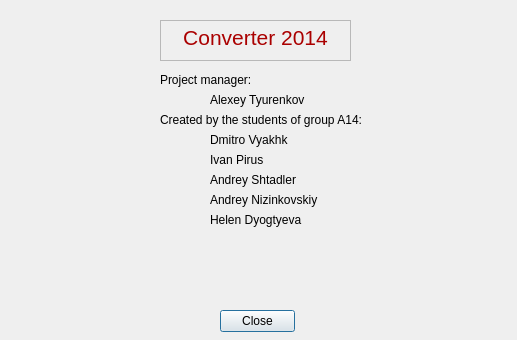
<?xml version="1.0" encoding="UTF-8"?>
<ui version="4.0">
 <class>modal_window</class>
 <widget class="QDialog" name="modal_window">
  <property name="geometry">
   <rect>
    <x>0</x>
    <y>0</y>
    <width>517</width>
    <height>340</height>
   </rect>
  </property>
  <property name="minimumSize">
   <size>
    <width>517</width>
    <height>340</height>
   </size>
  </property>
  <property name="maximumSize">
   <size>
    <width>517</width>
    <height>340</height>
   </size>
  </property>
  <property name="windowTitle">
   <string>About Converter 2014</string>
  </property>
  <widget class="QWidget" name="widget" native="true">
   <property name="geometry">
    <rect>
     <x>20</x>
     <y>10</y>
     <width>491</width>
     <height>291</height>
    </rect>
   </property>
   <widget class="QTextBrowser" name="textBrowser">
    <property name="enabled">
     <bool>false</bool>
    </property>
    <property name="geometry">
     <rect>
      <x>140</x>
      <y>10</y>
      <width>191</width>
      <height>41</height>
     </rect>
    </property>
    <property name="html">
     <string>&lt;!DOCTYPE HTML PUBLIC &quot;-//W3C//DTD HTML 4.0//EN&quot; &quot;http://www.w3.org/TR/REC-html40/strict.dtd&quot;&gt;
&lt;html&gt;&lt;head&gt;&lt;meta name=&quot;qrichtext&quot; content=&quot;1&quot; /&gt;&lt;style type=&quot;text/css&quot;&gt;
p, li { white-space: pre-wrap; }
&lt;/style&gt;&lt;/head&gt;&lt;body style=&quot; font-family:'MS Shell Dlg 2'; font-size:8.25pt; font-weight:400; font-style:normal;&quot;&gt;
&lt;p align=&quot;center&quot; style=&quot; margin-top:0px; margin-bottom:0px; margin-left:0px; margin-right:0px; -qt-block-indent:0; text-indent:0px;&quot;&gt;&lt;span style=&quot; font-size:16pt; color:#aa0000;&quot;&gt;Converter 2014&lt;/span&gt;&lt;/p&gt;&lt;/body&gt;&lt;/html&gt;</string>
    </property>
   </widget>
   <widget class="QLabel" name="label">
    <property name="geometry">
     <rect>
      <x>140</x>
      <y>60</y>
      <width>171</width>
      <height>20</height>
     </rect>
    </property>
    <property name="text">
     <string>Project manager:</string>
    </property>
   </widget>
   <widget class="QLabel" name="label_2">
    <property name="geometry">
     <rect>
      <x>190</x>
      <y>80</y>
      <width>141</width>
      <height>20</height>
     </rect>
    </property>
    <property name="text">
     <string>Alexey Tyurenkov</string>
    </property>
   </widget>
   <widget class="QLabel" name="label_3">
    <property name="geometry">
     <rect>
      <x>140</x>
      <y>100</y>
      <width>251</width>
      <height>20</height>
     </rect>
    </property>
    <property name="text">
     <string>Created by the students of group A14:</string>
    </property>
   </widget>
   <widget class="QLabel" name="label_4">
    <property name="geometry">
     <rect>
      <x>190</x>
      <y>120</y>
      <width>141</width>
      <height>20</height>
     </rect>
    </property>
    <property name="text">
     <string>Dmitro Vyakhk</string>
    </property>
   </widget>
   <widget class="QLabel" name="label_5">
    <property name="geometry">
     <rect>
      <x>190</x>
      <y>140</y>
      <width>141</width>
      <height>20</height>
     </rect>
    </property>
    <property name="text">
     <string>Ivan Pirus     </string>
    </property>
   </widget>
   <widget class="QLabel" name="label_6">
    <property name="geometry">
     <rect>
      <x>190</x>
      <y>160</y>
      <width>141</width>
      <height>20</height>
     </rect>
    </property>
    <property name="text">
     <string>Andrey Shtadler</string>
    </property>
   </widget>
   <widget class="QLabel" name="label_7">
    <property name="geometry">
     <rect>
      <x>190</x>
      <y>180</y>
      <width>141</width>
      <height>20</height>
     </rect>
    </property>
    <property name="text">
     <string>Andrey Nizinkovskiy</string>
    </property>
   </widget>
   <widget class="QLabel" name="label_8">
    <property name="geometry">
     <rect>
      <x>190</x>
      <y>200</y>
      <width>141</width>
      <height>20</height>
     </rect>
    </property>
    <property name="text">
     <string>Helen Dyogtyeva</string>
    </property>
   </widget>
  </widget>
  <widget class="QDialogButtonBox" name="buttonBox">
   <property name="enabled">
    <bool>true</bool>
   </property>
   <property name="geometry">
    <rect>
     <x>220</x>
     <y>310</y>
     <width>75</width>
     <height>23</height>
    </rect>
   </property>
   <property name="orientation">
    <enum>Qt::Horizontal</enum>
   </property>
   <property name="standardButtons">
    <set>QDialogButtonBox::Close</set>
   </property>
  </widget>
 </widget>
 <resources/>
 <connections>
  <connection>
   <sender>buttonBox</sender>
   <signal>clicked(QAbstractButton*)</signal>
   <receiver>modal_window</receiver>
   <slot>close()</slot>
   <hints>
    <hint type="sourcelabel">
     <x>272</x>
     <y>315</y>
    </hint>
    <hint type="destinationlabel">
     <x>324</x>
     <y>311</y>
    </hint>
   </hints>
  </connection>
 </connections>
</ui>
